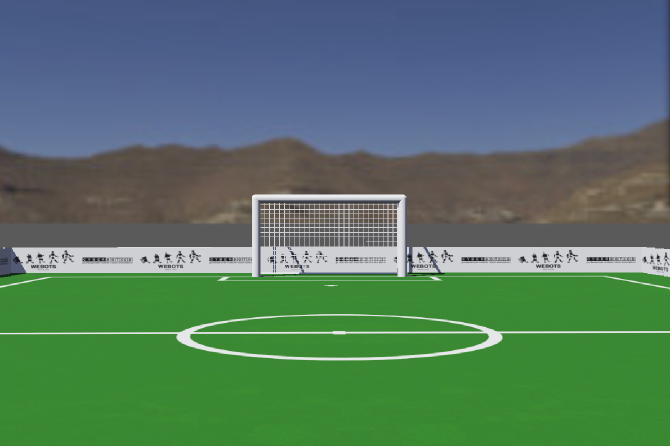
#> input picture images/image_1.png, 1340 x 891 px (shown at 1/2 size)
$ python main.py
#> lines starting #> are read from the running program, lines starting #| are printed output that depends on the picture; after the words box and inside, x2 and y2 are one past the last pixel; in counts of white or black regions, pixels touching at a corner belong together
#> (reads white_pixels.csv from the repository)
import cv2
import numpy as np
import pandas as pd
import def_white_threshold as branco

from scipy.ndimage import gaussian_filter1d
from scipy.signal import medfilt

class Pixel_Segment:
    def __init__(self,lut_csv,tpix=20,trow = 10000,twin = 3000):
        self.lut_csv = pd.read_csv(lut_csv)

        self.tpix = tpix
        self.trow = trow
        self.grid_width_referencia = 94
        self.twin = twin

        self.lut_verde = self._criar_lut_verde()

    def _criar_lut_verde(self):
        lut_verde = np.zeros(
            (180, 256, 256),
            dtype=np.uint8
        )

        h_vals = self.lut_csv['H'].values.astype(int)
        s_vals = self.lut_csv['S'].values.astype(int)
        v_vals = self.lut_csv['V'].values.astype(int)

        lut_verde[h_vals, s_vals, v_vals] = 255
        return lut_verde

    def _preparar_frame(self, frame):
        if frame is None:
            raise ValueError('O frame recebido é inválido.')

        if frame.ndim != 3 or frame.shape[2] != 3:
            raise ValueError('O frame deve ser uma imagem BGR com 3 canais.')

        self.img = frame

        self.height, self.width, self.channels = self.img.shape

        self.grid_height = self.height // 8
        self.grid_width = self.width // 8

        self.img_hsv = cv2.cvtColor(
            self.img,
            cv2.COLOR_BGR2HSV
        )

        self.h_img, self.s_img, self.v_img = cv2.split(
            self.img_hsv
        )


    def _masks_and_resize(self):
        #white mask
        lower = branco.lower
        up = branco.up

        white_mask = cv2.inRange(self.img_hsv, lower, up)

        #green mask
        green_mask = self.lut_verde[self.h_img,self.s_img,self.v_img]
        #masks resize
        white_mask_resized = cv2.resize(white_mask,(self.grid_width,self.grid_height),interpolation=cv2.INTER_AREA).astype(np.float32)
        green_mask_resized = cv2.resize(green_mask,(self.grid_width,self.grid_height),interpolation=cv2.INTER_AREA).astype(np.float32)

        return {
            'white_mask':white_mask,
            'green_mask':green_mask,
            'white_mask_resized':white_mask_resized,
            'green_mask_resized':green_mask_resized
            }

    def _binarization(
        self,
        white_mask_resized,
        green_mask_resized
    ):
        # --------------------------------------------------
        # Fusão das máscaras branca e verde
        # --------------------------------------------------

        uniq_img_cal = (
            white_mask_resized * 0.5
            + green_mask_resized
        )

        uniq_img_cal = np.clip(
            uniq_img_cal,
            0,
            255
        )

        uniq_img = uniq_img_cal.astype(np.uint8)

        grid_height, grid_width = uniq_img.shape

        # --------------------------------------------------
        # Soma dos valores de linhas vizinhas
        # --------------------------------------------------

        soma_por_linha = np.sum(
            uniq_img,
            axis=1
        )

        row_sums_1d = (
            soma_por_linha
            + np.roll(soma_por_linha, 1)
        )

        # Impede que a primeira linha use a última como vizinha
        row_sums_1d[0] = soma_por_linha[0]

        matriz_row_sum = np.broadcast_to(
            row_sums_1d.reshape(grid_height, 1),
            (grid_height, grid_width)
        )

        # --------------------------------------------------
        # Soma em uma janela 4 × 8
        # --------------------------------------------------

        kernel_8x4 = np.ones(
            (4, 8),
            dtype=np.float32
        )

        matriz_window_sum = cv2.filter2D(
            uniq_img.astype(np.float32),
            -1,
            kernel_8x4,
            anchor=(4, 0)
        )

        # --------------------------------------------------
        # Binarização
        # --------------------------------------------------

        passou_no_pix = uniq_img >= self.tpix

        # Ajusta trow proporcionalmente à largura do grid
        trow_efetivo = (
            self.trow
            * grid_width
            / self.grid_width_referencia
        )

        passou_no_row = matriz_row_sum >= trow_efetivo
        passou_na_win = matriz_window_sum >= self.twin

        borda_binaria = (
            passou_no_pix
            & (passou_no_row | passou_na_win)
        ).astype(np.uint8) * 255

        # --------------------------------------------------
        # Busca da borda do campo em cada coluna
        # --------------------------------------------------

        n_linhas, n_colunas = borda_binaria.shape

        # NaN representa uma coluna sem detecção
        y_detectado = np.full(
            n_colunas,
            np.nan,
            dtype=np.float32
        )

        for col in range(n_colunas):
            encontrou = False
            zero_count = 0

            # Percorre a coluna de baixo para cima
            for linha in range(n_linhas - 1, -1, -1):

                if borda_binaria[linha, col] == 255:
                    encontrou = True
                    zero_count = 0

                    # Guarda o pixel válido mais alto encontrado
                    y_detectado[col] = linha

                elif encontrou:
                    zero_count += 1

                    # Para depois de quatro pixels vazios consecutivos
                    if zero_count >= 4:
                        break

        # --------------------------------------------------
        # Tratamento das colunas sem detecção
        # --------------------------------------------------

        colunas_validas = np.isfinite(y_detectado)
        quantidade_validas = np.count_nonzero(colunas_validas)

        minimo_colunas_validas = max(
            2,
            int(0.10 * n_colunas)
        )

        if quantidade_validas >= minimo_colunas_validas:
            indices = np.arange(n_colunas)

            y_vals = y_detectado.copy()

            # Interpola somente as colunas sem detecção
            y_vals[~colunas_validas] = np.interp(
                indices[~colunas_validas],
                indices[colunas_validas],
                y_detectado[colunas_validas]
            )

            campo_detectado = True

        else:
            # Mantém um vetor válido para debug, mas não cria campo
            y_vals = np.full(
                n_colunas,
                n_linhas - 1,
                dtype=np.float32
            )

            campo_detectado = False

        # Mantido para visualização e análise
        histogram = [
            [float(y_vals[col]), col]
            for col in range(n_colunas)
        ]

        # --------------------------------------------------
        # Suavização da borda
        # --------------------------------------------------

        y_median = medfilt(
            y_vals,
            kernel_size=3
        )

        y_gauss = gaussian_filter1d(
            y_median,
            sigma=1.0
        )

        y_vals = np.clip(
            y_gauss,
            0,
            grid_height - 1
        ).astype(np.float32)

        # --------------------------------------------------
        # Construção do contorno do campo
        # --------------------------------------------------

        if campo_detectado:
            mask = np.ones_like(
                y_vals,
                dtype=bool
            )

            # Filtro de convexidade local
            for i in range(1, len(y_vals) - 1):
                Lx, Ly = i - 1, y_vals[i - 1]
                Px, Py = i, y_vals[i]
                Rx, Ry = i + 1, y_vals[i + 1]

                v = (
                    (Rx - Lx) * (Py - Ly)
                    - (Px - Lx) * (Ry - Ly)
                )

                if v < 0:
                    mask[i] = False

            contour_points = []

            for x in range(n_colunas):
                if mask[x]:
                    y = int(y_vals[x])
                    contour_points.append([x, y])

            # Pontos inferiores usados para fechar o polígono
            contour_points.append([
                n_colunas - 1,
                n_linhas - 1
            ])

            contour_points.append([
                0,
                n_linhas - 1
            ])

            contour_points = np.array(
                contour_points,
                dtype=np.int32
            )

            mascara_convexa = np.zeros(
                (n_linhas, n_colunas),
                dtype=np.uint8
            )

            if len(contour_points) >= 3:
                cv2.fillPoly(
                    mascara_convexa,
                    [contour_points],
                    255
                )

        else:
            # Nenhum campo detectado: resultado realmente vazio
            contour_points = np.empty(
                (0, 2),
                dtype=np.int32
            )

            mascara_convexa = np.zeros(
                (n_linhas, n_colunas),
                dtype=np.uint8
            )

        # --------------------------------------------------
        # Resultado
        # --------------------------------------------------

        return {
            'uniq_img': uniq_img,
            'borda_binaria': borda_binaria,
            'histogram': histogram,
            'y_gauss': y_gauss,
            'contour_points': contour_points,
            'mascara_convexa': mascara_convexa,
            'campo_detectado': campo_detectado,
            'trow_efetivo': float(trow_efetivo)
        }

    def _skeletonization_and_connect(self,white_mask,white_mask_resized,mascara_convexa):
        #skeletização

        field_line_mask = cv2.bitwise_and(white_mask_resized.astype(np.uint8),mascara_convexa)

        # Máscara do campo na resolução original
        mascara_campo_original = cv2.resize(
            mascara_convexa,
            (self.width, self.height),
            interpolation=cv2.INTER_NEAREST
        )

        segmentacao_linhas = cv2.bitwise_and(
            white_mask,
            mascara_campo_original
        )

        mascara_relevo = cv2.GaussianBlur(
            field_line_mask,
            (5, 5),
            0
            )

        padded = np.pad(
            mascara_relevo,
            ((1, 1), (1, 1)),
            mode='constant',
            constant_values=0
        )

        vizinhos = np.stack([
            padded[:-2, 1:-1],   # cima
            padded[2:, 1:-1],    # baixo
            padded[1:-1, 2:],    # direita
            padded[1:-1, :-2],   # esquerda
            padded[:-2, 2:],     # superior direita
            padded[2:, 2:],      # inferior direita
            padded[:-2, :-2],    # superior esquerda
            padded[2:, :-2]      # inferior esquerda
        ])

        c_xy = np.sum(
            vizinhos >= mascara_relevo[np.newaxis, :, :],
            axis=0,
            dtype=np.uint8
        )

        nao_e_fundo = mascara_relevo > 0
        e_cume_montanha = c_xy < 3
        skeleton = nao_e_fundo & e_cume_montanha

        skeleton[0, :] = False
        skeleton[-1, :] = False
        skeleton[:, 0] = False
        skeleton[:, -1] = False

        skeleton_img = np.where(
            skeleton,
            255,
            0
        ).astype(np.uint8)

        return {
            'mascara_campo_original': mascara_campo_original,
            'field_line_mask': field_line_mask,
            'segmentacao_linhas': segmentacao_linhas,
            'mascara_relevo': mascara_relevo,
            'skeleton': skeleton,
            'skeleton_img': skeleton_img
        }

    def _extrair_segmentos_conectados(
        self,
        skeleton_img,
        epsilon=0.8,
        comprimento_minimo=3.0
    ):
        skeleton = skeleton_img > 0

        # Pixels armazenados como (y, x)
        pixels = {
            tuple(pixel)
            for pixel in np.argwhere(skeleton)
        }

        deslocamentos = [
            (-1, -1), (-1, 0), (-1, 1),
            (0, -1),           (0, 1),
            (1, -1),  (1, 0),  (1, 1)
        ]

        def obter_vizinhos(pixel):
            y, x = pixel
            vizinhos = []

            for dy, dx in deslocamentos:
                vizinho = (y + dy, x + dx)

                if vizinho not in pixels:
                    continue

                # Evita conexões diagonais redundantes
                if dy != 0 and dx != 0:
                    vizinho_vertical = (y + dy, x)
                    vizinho_horizontal = (y, x + dx)

                    if (
                        vizinho_vertical in pixels
                        or vizinho_horizontal in pixels
                    ):
                        continue

                vizinhos.append(vizinho)

            return vizinhos

        adjacencias = {
            pixel: obter_vizinhos(pixel)
            for pixel in pixels
        }

        # Extremidades e interseções
        nos = {
            pixel
            for pixel, vizinhos in adjacencias.items()
            if len(vizinhos) != 2
        }

        def chave_aresta(a, b):
            return tuple(sorted((a, b)))

        arestas_visitadas = set()
        caminhos = []

        def adicionar_caminho(caminho):
            if len(caminho) < 2:
                return

            comprimento = 0.0

            for p1, p2 in zip(caminho[:-1], caminho[1:]):
                comprimento += np.hypot(
                    p2[1] - p1[1],
                    p2[0] - p1[0]
                )

            if comprimento >= comprimento_minimo:
                caminhos.append(caminho)

        # --------------------------------------------------
        # Caminhos entre extremidades e interseções
        # --------------------------------------------------

        for inicio in nos:
            for proximo in adjacencias[inicio]:
                aresta = chave_aresta(inicio, proximo)

                if aresta in arestas_visitadas:
                    continue

                caminho = [inicio]
                anterior = inicio
                atual = proximo

                arestas_visitadas.add(aresta)

                while True:
                    caminho.append(atual)

                    # Chegou em outra extremidade ou interseção
                    if atual in nos and atual != inicio:
                        break

                    opcoes = [
                        vizinho
                        for vizinho in adjacencias[atual]
                        if (
                            vizinho != anterior
                            and chave_aresta(atual, vizinho)
                            not in arestas_visitadas
                        )
                    ]

                    if not opcoes:
                        break

                    seguinte = opcoes[0]

                    arestas_visitadas.add(
                        chave_aresta(atual, seguinte)
                    )

                    anterior, atual = atual, seguinte

                adicionar_caminho(caminho)

        # --------------------------------------------------
        # Caminhos fechados sem extremidades, como círculos
        # --------------------------------------------------

        for inicio in pixels:
            for proximo in adjacencias[inicio]:
                aresta = chave_aresta(inicio, proximo)

                if aresta in arestas_visitadas:
                    continue

                caminho = [inicio]
                anterior = inicio
                atual = proximo

                arestas_visitadas.add(aresta)

                while True:
                    caminho.append(atual)

                    if atual == inicio:
                        break

                    opcoes = [
                        vizinho
                        for vizinho in adjacencias[atual]
                        if (
                            vizinho != anterior
                            and chave_aresta(atual, vizinho)
                            not in arestas_visitadas
                        )
                    ]

                    if not opcoes:
                        break

                    seguinte = opcoes[0]

                    arestas_visitadas.add(
                        chave_aresta(atual, seguinte)
                    )

                    anterior, atual = atual, seguinte

                adicionar_caminho(caminho)

        # --------------------------------------------------
        # Simplificação e conversão para resolução original
        # --------------------------------------------------

        escala_x = self.width / self.grid_width
        escala_y = self.height / self.grid_height

        polylines_linhas = []
        segmentos_linhas = []

        for caminho in caminhos:
            fechado = (
                len(caminho) > 2
                and caminho[0] == caminho[-1]
            )

            # Converte (y, x) para (x, y)
            pontos_grid = np.array(
                [
                    [x, y]
                    for y, x in caminho
                ],
                dtype=np.float32
            )

            pontos_aproximados = cv2.approxPolyDP(
                pontos_grid.reshape((-1, 1, 2)),
                epsilon,
                fechado
            ).reshape((-1, 2))

            if (
                fechado
                and len(pontos_aproximados) > 1
                and np.array_equal(
                    pontos_aproximados[0],
                    pontos_aproximados[-1]
                )
            ):
                pontos_aproximados = pontos_aproximados[:-1]

            if len(pontos_aproximados) < 2:
                continue

            pontos_originais = [
                (
                    float((x + 0.5) * escala_x),
                    float((y + 0.5) * escala_y)
                )
                for x, y in pontos_aproximados
            ]

            polylines_linhas.append({
                'pontos': pontos_originais,
                'fechada': fechado
            })

            quantidade_segmentos = (
                len(pontos_originais)
                if fechado
                else len(pontos_originais) - 1
            )

            for i in range(quantidade_segmentos):
                p1 = pontos_originais[i]
                p2 = pontos_originais[
                    (i + 1) % len(pontos_originais)
                ]

                segmentos_linhas.append({
                    'p1': p1,
                    'p2': p2
                })

        return {
            'polylines_linhas': polylines_linhas,
            'segmentos_linhas': segmentos_linhas
        }

    def processar(self, frame):
        self._preparar_frame(frame)

        resultado_mascaras = self._masks_and_resize()

        resultado_binarizacao = self._binarization(
            resultado_mascaras['white_mask_resized'],
            resultado_mascaras['green_mask_resized']
        )

        resultado_esqueleto = self._skeletonization_and_connect(
            resultado_mascaras['white_mask'],
            resultado_mascaras['white_mask_resized'],
            resultado_binarizacao['mascara_convexa']
        )

        resultado_geometria = self._extrair_segmentos_conectados(
            resultado_esqueleto['skeleton_img']
        )
        return {
            **resultado_mascaras,
            **resultado_binarizacao,
            **resultado_esqueleto,
            **resultado_geometria
        }

# [160 lines left out: function desenhar_segmentacao, not called in this run]


if __name__ == '__main__':
    source_lut = 'green_pixels.csv'
    source = 'images/image_1.png'

    v = int(input('debug completo: 1 ; desenhar_segmentacao 2: '))
#> the answer given: 1

    if v == 1:
        # --------------------------------------------------
        # Carregamento
        # --------------------------------------------------

        frame = cv2.imread(source)
#> frame is the input picture: shape (891, 1340, 3); mean B, G, R 99.7, 119.2, 85.2

        if frame is None:
            raise FileNotFoundError(
                f'Não foi possível carregar a imagem: {source}'
            )

        segmentador = Pixel_Segment(source_lut)
#> (reads green_pixels.csv from the repository)

        resultado = segmentador.processar(frame)
#> in _preparar_frame, `self.h_img, self.s_img, self.v_img = cv2.split( self.img_hsv )`:
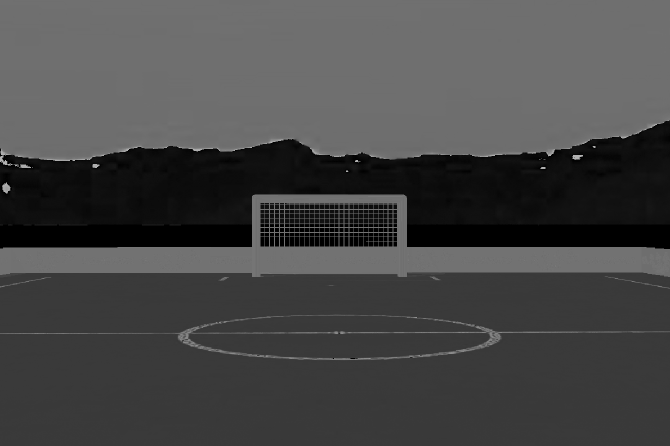
#> self.h_img: shape (891, 1340) (shown at 1/2 size); min 0, max 178, mean 70.4
#> in _preparar_frame, `self.h_img, self.s_img, self.v_img = cv2.split( self.img_hsv )`:
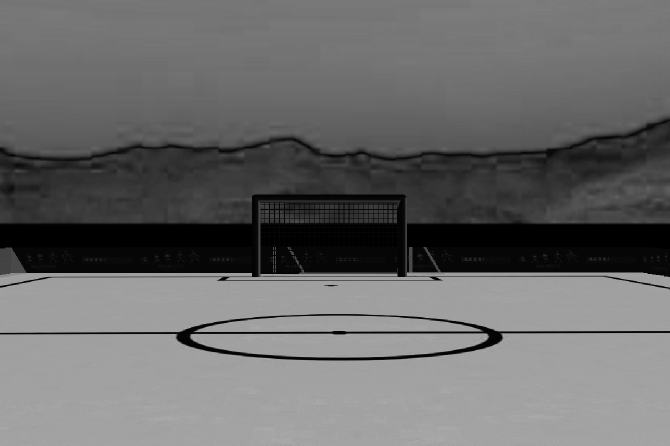
#> self.s_img: shape (891, 1340) (shown at 1/2 size); min 0, max 173, mean 105.3
#> in _preparar_frame, `self.h_img, self.s_img, self.v_img = cv2.split( self.img_hsv )`:
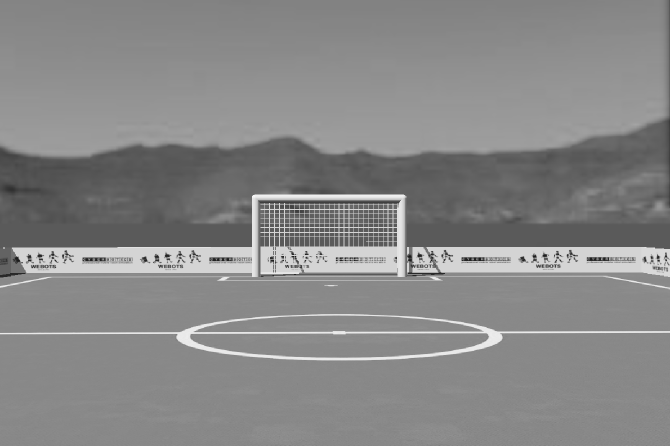
#> self.v_img: shape (891, 1340) (shown at 1/2 size); min 26, max 249, mean 135.2
#> in _masks_and_resize, `white_mask = cv2.inRange(self.img_hsv, lower, up)`:
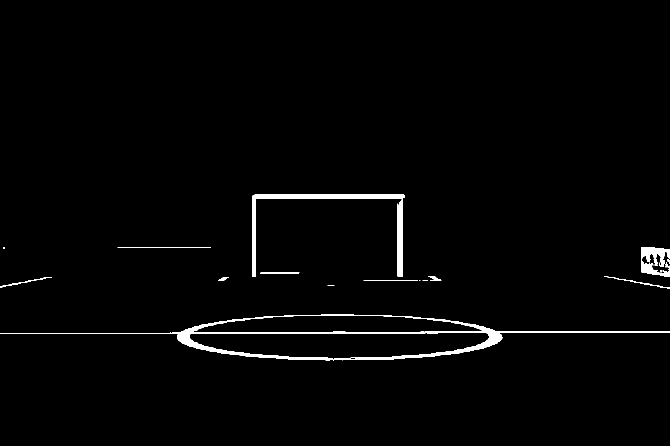
#> white_mask: shape (891, 1340) (shown at 1/2 size); 1.6% white; 16 white regions (5 under 20 px), largest, box (x1, y1, x2, y2) and area: (0, 628, 1340, 721) 10494, (504, 389, 810, 554) 5149, (1283, 494, 1340, 554) 1988
#> in processar, `resultado_mascaras = self._masks_and_resize()`: resultado_mascaras = 4 items
#> in _binarization, `uniq_img_cal = ( white_mask_resized * 0.5 + green_mask_resized )`:
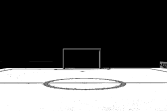
#> uniq_img_cal: shape (111, 167) float32; min 0, max 255, mean 95.7
#> in _binarization, `soma_por_linha = np.sum( uniq_img, axis=1 )`: soma_por_linha = 111 values, max 42585 at index 92, min 0 at index 0, mean 15979.9
#> in _binarization, `row_sums_1d = ( soma_por_linha + np.roll(soma_por_linha, 1) )`: row_sums_1d = 111 values, max 85170 at index 93, min 0 at index 1, mean 31959.9
#> in _skeletonization_and_connect, `c_xy = np.sum( vizinhos >= mascara_relevo[np.newaxis, :, :], axis=0, d..`:
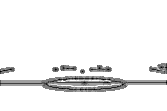
#> c_xy: shape (111, 167); min 0, max 8, mean 7.55; drawn with min black and max white
#> in _skeletonization_and_connect, `nao_e_fundo = mascara_relevo > 0`:
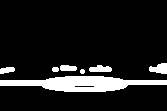
#> nao_e_fundo: shape (111, 167) bool; 11.3% white; 7 white regions, largest, box (x1, y1, x2, y2) and area: (0, 76, 167, 92) 1609, (149, 63, 167, 74) 143, (89, 65, 112, 72) 125
#> (the rest of the program and of its run is left out)
